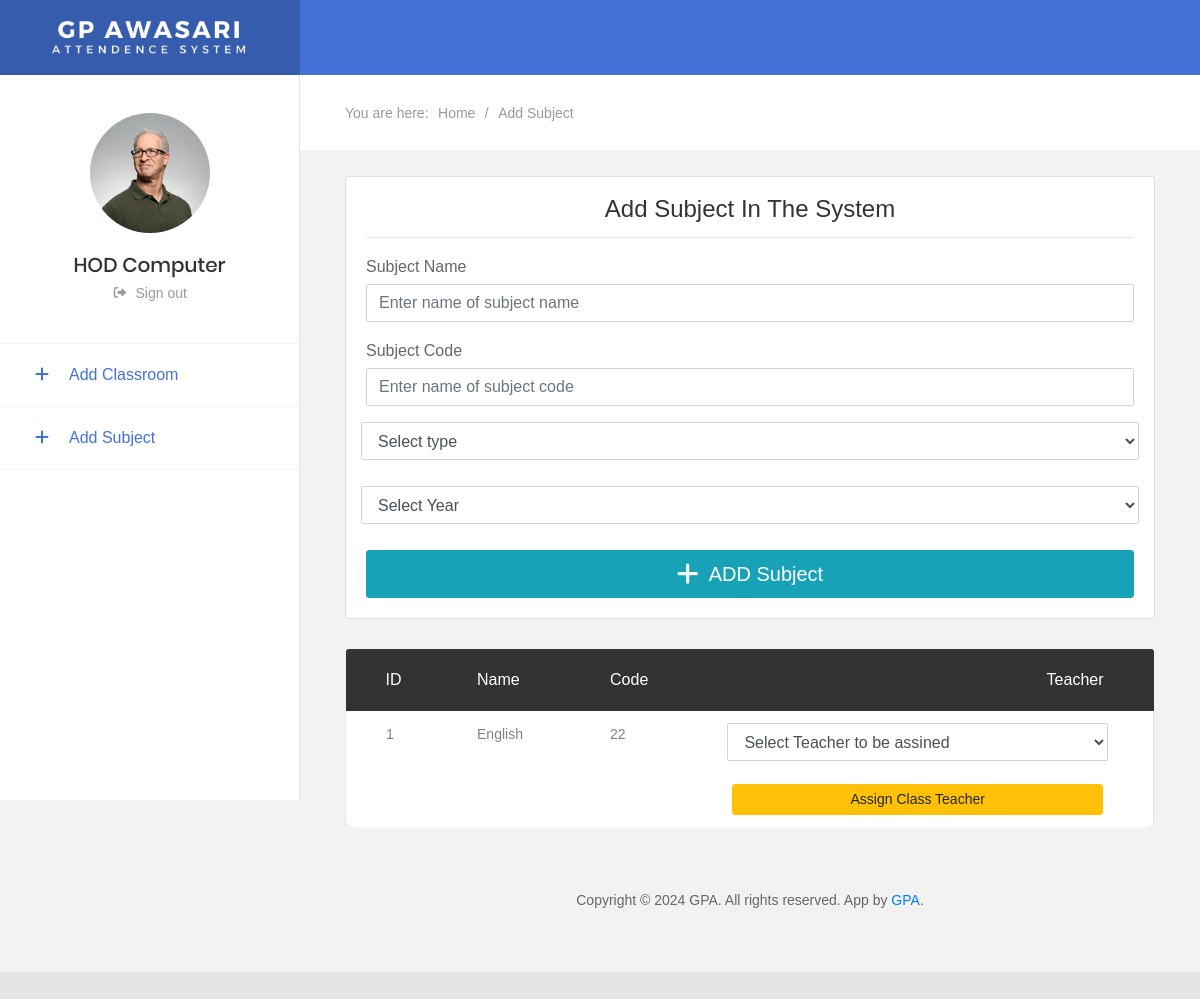
/hod/subject_add.php (signed in), run on the app's committed database.
### tables this page shows
CREATE TABLE IF NOT EXISTS `hod_reg` (
  `id` int(11) NOT NULL AUTO_INCREMENT,
  `first_name` text NOT NULL,
  `last_name` text NOT NULL,
  `email` text NOT NULL,
  `phone` text NOT NULL,
  `password` text NOT NULL,
  `report_to` text NOT NULL,
  `department_id` text NOT NULL,
  PRIMARY KEY (`id`)
);

CREATE TABLE IF NOT EXISTS `subject` (
  `id` int(11) NOT NULL AUTO_INCREMENT,
  `code` varchar(20) NOT NULL,
  `name` varchar(20) NOT NULL,
  `type` int(11) NOT NULL,
  `department_id` int(11) NOT NULL,
  `teacher_id` int(11) NOT NULL,
  `year` int(11) NOT NULL,
  PRIMARY KEY (`id`)
);

### hod/subject_add.php (the view, shortened to what this page needs)
<!DOCTYPE html>
<html lang="en">
<head>
    <link href="css/font-face.css" rel="stylesheet" media="all">
    <link href="vendor/font-awesome-4.7/css/font-awesome.min.css" rel="stylesheet" media="all">
    <link href="vendor/font-awesome-5/css/fontawesome-all.min.css" rel="stylesheet" media="all">
    <link href="vendor/mdi-font/css/material-design-iconic-font.min.css" rel="stylesheet" media="all">
    <link href="vendor/bootstrap-4.1/bootstrap.min.css" rel="stylesheet" media="all">
    <link href="vendor/animsition/animsition.min.css" rel="stylesheet" media="all">
    <link href="vendor/bootstrap-progressbar/bootstrap-progressbar-3.3.4.min.css" rel="stylesheet" media="all">
    <link href="vendor/wow/animate.css" rel="stylesheet" media="all">
    <link href="vendor/css-hamburgers/hamburgers.min.css" rel="stylesheet" media="all">
    <link href="vendor/slick/slick.css" rel="stylesheet" media="all">
    <link href="vendor/select2/select2.min.css" rel="stylesheet" media="all">
    <link href="vendor/perfect-scrollbar/perfect-scrollbar.css" rel="stylesheet" media="all">
    <link href="vendor/vector-map/jqvmap.min.css" rel="stylesheet" media="all">
    <link href="css/theme.css" rel="stylesheet" media="all">
</head>
<?php
			$ur = mysql_fetch_array(mysql_query("select * from hod_reg where email='".$_SESSION["user"]."'"));
            ?>
<body class="animsition">
    <div class="page-wrapper">
        <?php
			include ('admin_includes/sidebar.php');
		?>
        <div class="page-container2">
            <?php
                include ('admin_includes/header_desktop.php');
            ?>
            <section class="au-breadcrumb m-t-75">
                <div class="section__content section__content--p30">
                    <div class="container-fluid">
                        <div class="row">
                            <div class="col-md-12">
                                <div class="au-breadcrumb-content">
                                    <div class="au-breadcrumb-left">
                                        <span class="au-breadcrumb-span">You are here:</span>
                                        <ul class="list-unstyled list-inline au-breadcrumb__list">
                                            <li class="list-inline-item active">
                                                <a href="#">Home</a>
                                            </li>
                                            <li class="list-inline-item seprate">
                                                <span>/</span>
                                            </li>
                                            <li class="list-inline-item">Add Subject</li>
                                        </ul>
                                    </div>
                                </div>
                            </div>
                        </div>
                    </div>
                </div>
            </section>
            <br>
            <div class="section__content section__content--p30">
                <div class="container-fluid">
                    <div class="row">
                        <div class="col-lg-12">
                            <div class="card">
                                <div class="card-body">
                                    <div class="card-title">
                                        <h3 class="text-center title-2">Add Subject in the system</h3>
                                    </div>
                                    <hr>
                                    <form action="" method="post" novalidate="novalidate">
                                        <div class="form-group">
                                            <label for="name" class="control-label mb-1">Subject Name</label>
                                            <input id="name" name="phone" type="text" class="form-control" aria-required="true" aria-invalid="false" placeholder="Enter name of subject name">
                                        </div>
                                        <div class="form-group">
                                            <label for="code" class="control-label mb-1">Subject Code</label>
                                            <input id="code" name="code" type="text" class="form-control" aria-required="true" aria-invalid="false" placeholder="Enter name of subject code">
                                        </div>
                                        <div class="form-row">
                                            <select class="form-control" id="type" name="type" onchange=selectnone(this.id)>
                                            <option value="none">Select type</option>
                                            </select>
                                        </div>
                                        <br>
                                        <div class="form-row">
                                            <select class="form-control" id="year" name="year" onchange=selectnone(this.id)>
                                            <option value="none">Select Year</option>
                                            </select>
                                        </div>
                                        <br>
                                        <div>
                                            <button  onclick=response()  id="payment-button" type="button" class="btn btn-lg btn-info btn-block">
                                                <i class="fa fa-plus fa-lg"></i>&nbsp;
                                                <span id="payment-button-amount">ADD Subject</span>
                                            </button>
                                        </div>
                                    </form>
                                </div>
                            </div>
                        </div>
                        <div class="col-md-12">
                            <div class="table-responsive m-b-40">
                                <table class="table table-borderless table-data3">
                                    <thead>
                                        <tr>
                                            <th>ID</th>
                                            <th>Name</th>
                                            <th>Code</th>
                                            <th>Teacher</th>
                                        </tr>
                                    </thead>
                                    <tbody>
                                        <?php
                                            $res = mysql_query("select * from subject where department_id = '".$ur['department_id']."'");
                                            $idd = 1;
                                            while($row = mysql_fetch_array($res))
                                            {
                                        ?>
                                        <tr>
                                            <td> <?php echo $idd;?></td>
                                            <td><?php echo $row['name']; ?></td>
                                            <td><?php echo $row['code']; ?></td>
                                             <?php
                                            if($row['teacher_id']=='0'){
                                                ?>
                                                <td>
                                                <div class="form-row">
                                                    <select class="form-control" id="teacher_id" name="teacher_id" onchange=selectnone(this.id)>
                                                    <option value="none">Select Teacher to be assined</option>
                                                    </select>
                                                </div>
                                                <br>
                                                <button  onclick=add_teacher()  id="add_class_tech_<?php echo $row['id'];?>" type="button" class="btn btn-sm btn-info btn-block btn-warning">
                                                    <span id="payment-button-amount">Assign Class Teacher</span>
                                                </button>
                                                </td>
                                            <?php
                                            }
                                            ?>
                                        </tr>
                                        <?php $idd++; }
                                            ?>
                                    </tbody>
                                </table>
                            </div>
                        </div>
                    </div>
                </div>
            </div>
            <?php
                include ('admin_includes/footer.php');
            ?>
        </div>
    </div>
</body>
</html>

### hod/admin_includes/sidebar.php (shortened to what this page needs)
<aside class="menu-sidebar2">
<div class="logo">
    <a href="#">
        <img src="images/icon/logo-white.png" alt="Cool Admin" />
    </a>
</div>
<div class="menu-sidebar2__content js-scrollbar1">
    <div class="account2">
        <div class="image img-cir img-120">
            <img src="images/icon/avatar-big-01.jpg" alt="John Doe" />
        </div>
        <h4 class="name"><?php echo  ucfirst($ur['first_name'])."  ".ucfirst($ur['last_name']);?></h4>
        <a href="#"  data-toggle="modal" data-target="#logoutModal"><i class="fas fa-sign-out-alt fa-sm fa-fw mr-2 text-gray-400"></i>Sign out</a>
    </div>
    <nav class="navbar-sidebar2">
        <ul class="list-unstyled navbar__list">
            <li class="active has-sub">
                <a class="js-arrow" href="index.php">
                    <i class="fas fa-plus"></i>Add Classroom
                </a>
            </li>
            <li class="active has-sub">
                <a class="js-arrow" href="subject_add.php">
                    <i class="fas fa-plus"></i>Add Subject
                </a>
            </li>
        </ul>
    </nav>
</div>
</aside>

### data on the page
hod_reg: first_name "HOD", last_name "Computer"
subject: name "English", code "22"
